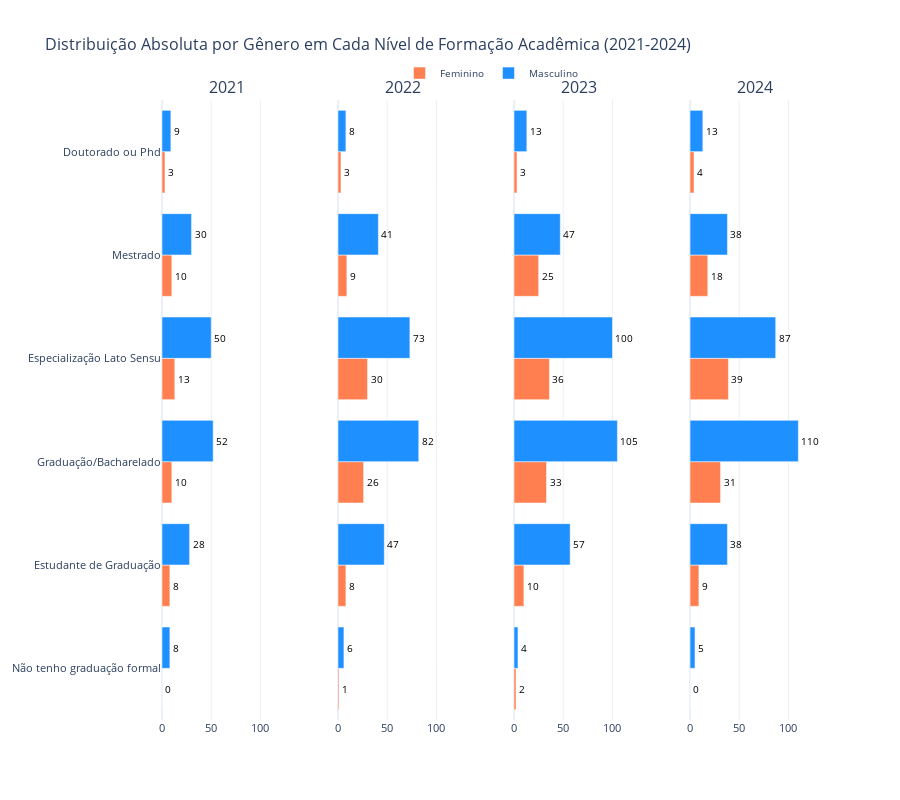

The code cell stored with this chart in its notebook:
### Code cell
df_grouped = df_rj.groupby(["ano_pesquisa", "nivel_ensino", "genero"]).size().reset_index(name="count")

fig = make_subplots(
    rows=1, 
    cols=4, 
    shared_yaxes=True, 
    subplot_titles=["2021", "2022", "2023", "2024"],
    horizontal_spacing=0.07
)

anos = ['2021', '2022', '2023', '2024']
cores = {"Masculino": "#1E90FF", "Feminino": "#FF7F50"}

ordem_niveis = [
    'Não tenho graduação formal', 
    'Estudante de Graduação',
    'Graduação/Bacharelado', 
    'Especialização Lato Sensu',
    'Mestrado',
    'Doutorado ou Phd'
]

# Para ajustar range máximo depois
max_count = df_grouped['count'].max()

for i, ano in enumerate(anos):
    df_ano = df_grouped[df_grouped["ano_pesquisa"] == ano]
    
    for genero in ["Feminino", "Masculino"]:
        counts = []
        niveis = []
        
        for nivel in ordem_niveis:
            df_nivel = df_ano[(df_ano["nivel_ensino"] == nivel) & (df_ano["genero"] == genero)]
            count = df_nivel["count"].values[0] if not df_nivel.empty else 0
            counts.append(count)
            niveis.append(nivel)
        
        fig.add_trace(go.Bar(
            y=niveis,
            x=counts,
            name=genero,
            orientation="h",
            marker=dict(color=cores[genero]),
            text=[str(c) for c in counts],
            textposition="outside",  # Deixa o número fora da barra
            textfont=dict(color="black", size=10),
            showlegend=True if i == 0 else False
        ), row=1, col=i+1)

# Configurando layout
fig.update_layout(
    title="Distribuição Absoluta por Gênero em Cada Nível de Formação Acadêmica (2021-2024)",
    title_font_size=16,
    barmode="group",
    height=800,
    template="plotly_white",
    font=dict(size=11),
    legend=dict(
        orientation="h",
        yanchor="bottom",
        y=1.02,
        xanchor="center",
        x=0.5,
        font=dict(size=10)
    )
)

# Ajustando range de cada xaxis para dar espaço aos textos "outside"
for i in range(1, 5):
    fig.update_xaxes(row=1, col=i, range=[0, max_count * 1.2])  # Aumenta 20% do maior valor

fig.show()

### Figure 1 — Plotly figure (JSON) as saved in the notebook; plotly's stock layout.template omitted (floating-point values rounded to 4 significant figures)
{"data": [{"marker": {"color": "#FF7F50"}, "name": "Feminino", "orientation": "h", "showlegend": true, "text": ["0", "8", "10", "13", "10", "3"], "textfont": {"color": "black", "size": 10}, "textposition": "outside", "type": "bar", "x": [0, 8, 10, 13, 10, 3], "xaxis": "x", "y": ["Não tenho graduação formal", "Estudante de Graduação", "Graduação/Bacharelado", "Especialização Lato Sensu", "Mestrado", "Doutorado ou Phd"], "yaxis": "y"}, {"marker": {"color": "#1E90FF"}, "name": "Masculino", "orientation": "h", "showlegend": true, "text": ["8", "28", "52", "50", "30", "9"], "textfont": {"color": "black", "size": 10}, "textposition": "outside", "type": "bar", "x": [8, 28, 52, 50, 30, 9], "xaxis": "x", "y": ["Não tenho graduação formal", "Estudante de Graduação", "Graduação/Bacharelado", "Especialização Lato Sensu", "Mestrado", "Doutorado ou Phd"], "yaxis": "y"}, {"marker": {"color": "#FF7F50"}, "name": "Feminino", "orientation": "h", "showlegend": false, "text": ["1", "8", "26", "30", "9", "3"], "textfont": {"color": "black", "size": 10}, "textposition": "outside", "type": "bar", "x": [1, 8, 26, 30, 9, 3], "xaxis": "x2", "y": ["Não tenho graduação formal", "Estudante de Graduação", "Graduação/Bacharelado", "Especialização Lato Sensu", "Mestrado", "Doutorado ou Phd"], "yaxis": "y2"}, {"marker": {"color": "#1E90FF"}, "name": "Masculino", "orientation": "h", "showlegend": false, "text": ["6", "47", "82", "73", "41", "8"], "textfont": {"color": "black", "size": 10}, "textposition": "outside", "type": "bar", "x": [6, 47, 82, 73, 41, 8], "xaxis": "x2", "y": ["Não tenho graduação formal", "Estudante de Graduação", "Graduação/Bacharelado", "Especialização Lato Sensu", "Mestrado", "Doutorado ou Phd"], "yaxis": "y2"}, {"marker": {"color": "#FF7F50"}, "name": "Feminino", "orientation": "h", "showlegend": false, "text": ["2", "10", "33", "36", "25", "3"], "textfont": {"color": "black", "size": 10}, "textposition": "outside", "type": "bar", "x": [2, 10, 33, 36, 25, 3], "xaxis": "x3", "y": ["Não tenho graduação formal", "Estudante de Graduação", "Graduação/Bacharelado", "Especialização Lato Sensu", "Mestrado", "Doutorado ou Phd"], "yaxis": "y3"}, {"marker": {"color": "#1E90FF"}, "name": "Masculino", "orientation": "h", "showlegend": false, "text": ["4", "57", "105", "100", "47", "13"], "textfont": {"color": "black", "size": 10}, "textposition": "outside", "type": "bar", "x": [4, 57, 105, 100, 47, 13], "xaxis": "x3", "y": ["Não tenho graduação formal", "Estudante de Graduação", "Graduação/Bacharelado", "Especialização Lato Sensu", "Mestrado", "Doutorado ou Phd"], "yaxis": "y3"}, {"marker": {"color": "#FF7F50"}, "name": "Feminino", "orientation": "h", "showlegend": false, "text": ["0", "9", "31", "39", "18", "4"], "textfont": {"color": "black", "size": 10}, "textposition": "outside", "type": "bar", "x": [0, 9, 31, 39, 18, 4], "xaxis": "x4", "y": ["Não tenho graduação formal", "Estudante de Graduação", "Graduação/Bacharelado", "Especialização Lato Sensu", "Mestrado", "Doutorado ou Phd"], "yaxis": "y4"}, {"marker": {"color": "#1E90FF"}, "name": "Masculino", "orientation": "h", "showlegend": false, "text": ["5", "38", "110", "87", "38", "13"], "textfont": {"color": "black", "size": 10}, "textposition": "outside", "type": "bar", "x": [5, 38, 110, 87, 38, 13], "xaxis": "x4", "y": ["Não tenho graduação formal", "Estudante de Graduação", "Graduação/Bacharelado", "Especialização Lato Sensu", "Mestrado", "Doutorado ou Phd"], "yaxis": "y4"}], "layout": {"annotations": [{"font": {"size": 16}, "showarrow": false, "text": "2021", "x": 0.09875, "xanchor": "center", "xref": "paper", "y": 1, "yanchor": "bottom", "yref": "paper"}, {"font": {"size": 16}, "showarrow": false, "text": "2022", "x": 0.3663, "xanchor": "center", "xref": "paper", "y": 1, "yanchor": "bottom", "yref": "paper"}, {"font": {"size": 16}, "showarrow": false, "text": "2023", "x": 0.6338, "xanchor": "center", "xref": "paper", "y": 1, "yanchor": "bottom", "yref": "paper"}, {"font": {"size": 16}, "showarrow": false, "text": "2024", "x": 0.9012, "xanchor": "center", "xref": "paper", "y": 1, "yanchor": "bottom", "yref": "paper"}], "barmode": "group", "font": {"size": 11}, "height": 800, "legend": {"font": {"size": 10}, "orientation": "h", "x": 0.5, "xanchor": "center", "y": 1.02, "yanchor": "bottom"}, "title": {"font": {"size": 16}, "text": "Distribuição Absoluta por Gênero em Cada Nível de Formação Acadêmica (2021-2024)"}, "xaxis": {"anchor": "y", "domain": [0, 0.1975], "range": [0, 132]}, "xaxis2": {"anchor": "y2", "domain": [0.2675, 0.465], "range": [0, 132]}, "xaxis3": {"anchor": "y3", "domain": [0.535, 0.7325], "range": [0, 132]}, "xaxis4": {"anchor": "y4", "domain": [0.8025, 1], "range": [0, 132]}, "yaxis": {"anchor": "x", "domain": [0, 1]}, "yaxis2": {"anchor": "x2", "domain": [0, 1], "matches": "y", "showticklabels": false}, "yaxis3": {"anchor": "x3", "domain": [0, 1], "matches": "y", "showticklabels": false}, "yaxis4": {"anchor": "x4", "domain": [0, 1], "matches": "y", "showticklabels": false}}}
